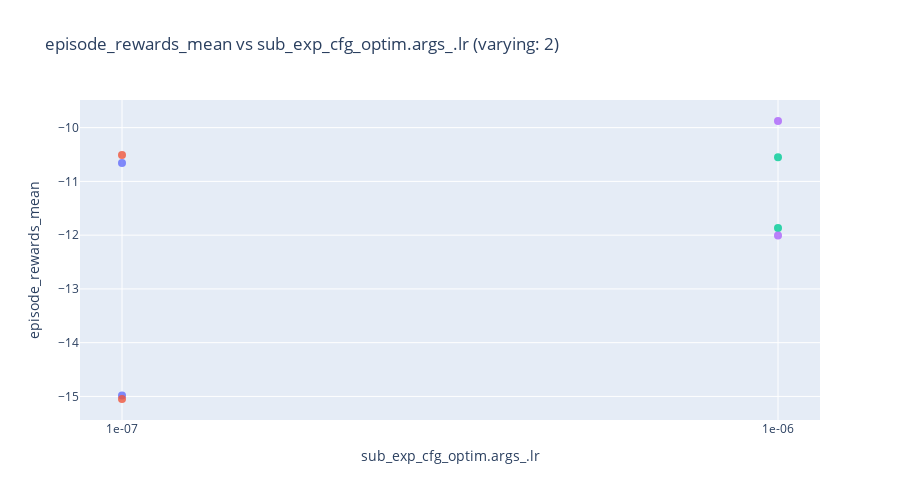
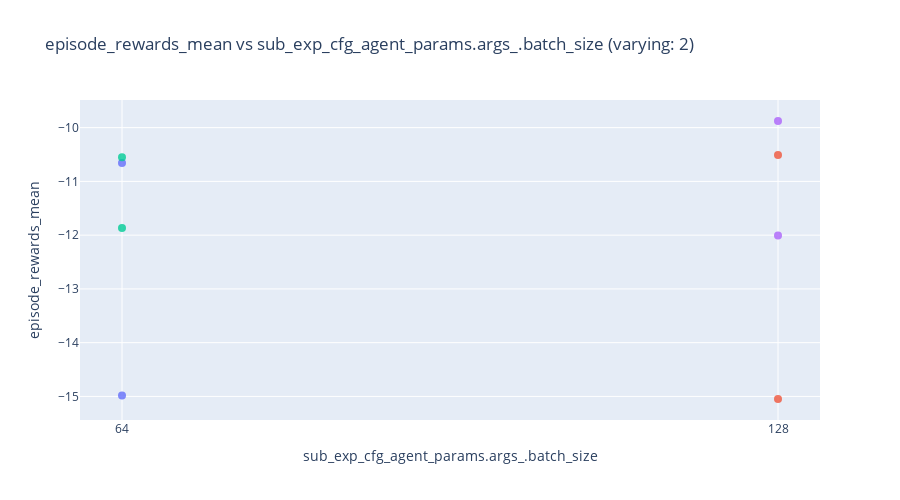

The cell these charts' notebook holds for them, in order:
### Code cell
import plotly.express as px

# --- config ---
target_col = "episode_rewards_mean"  # your target metric
color_col = "experiment_name"  # optional color grouping
readable_names = {
    # optional friendly names; falls back to raw column name if missing
    # "hp_raw_name": "Pretty Name",
}

# --- build plots ---
varying_hps = [hp for hp in hyperparam_columns if sub_df[hp].nunique(dropna=False) > 1]

if not varying_hps:
    print("No hyperparameters with more than one unique value — nothing to plot.")
else:
    for hp in varying_hps:
        # Rename only the current x column (leave others as-is for hover)
        x_name = readable_names.get(hp, hp)
        plot_df = sub_df.rename(columns={hp: x_name})

        fig = px.scatter(
            plot_df,
            x=x_name,
            y=target_col,
            color=color_col if color_col in plot_df.columns else None,
            hover_data=hyperparam_columns,  # handy to inspect full config per point
            title=f"{target_col} vs {x_name} (varying: {sub_df[hp].nunique(dropna=False)})",
            height=500,
        )
        fig.update_traces(mode="markers", marker=dict(size=8, opacity=0.8))
        fig.update_layout(showlegend=False)
        fig.show()

### Figure 1 — Plotly figure (JSON) as saved in the notebook; plotly's stock layout.template omitted (floating-point values rounded to 4 significant figures)
{"data": [{"customdata": [["OpinionNet", "64", "fixed_res"], ["OpinionNet", "64", "fixed_res"]], "hovertemplate": "experiment_name=0000_estimator.model_OpinionNet__optim.args_.lr_1e-07__agent_params.args_.batch_size_64__experiment_fixed_res<br>sub_exp_cfg_optim.args_.lr=%{x}<br>episode_rewards_mean=%{y}<br>sub_exp_cfg_estimator.model=%{customdata[0]}<br>sub_exp_cfg_agent_params.args_.batch_size=%{customdata[1]}<br>sub_exp_cfg_experiment=%{customdata[2]}<extra></extra>", "legendgroup": "0000_estimator.model_OpinionNet__optim.args_.lr_1e-07__agent_params.args_.batch_size_64__experiment_fixed_res", "marker": {"color": "#636efa", "opacity": 0.8, "size": 8, "symbol": "circle"}, "mode": "markers", "name": "0000_estimator.model_OpinionNet__optim.args_.lr_1e-07__agent_params.args_.batch_size_64__experiment_fixed_res", "orientation": "v", "showlegend": true, "type": "scatter", "x": ["1e-07", "1e-07"], "xaxis": "x", "y": [-14.98, -10.66], "yaxis": "y"}, {"customdata": [["OpinionNet", "128", "fixed_res"], ["OpinionNet", "128", "fixed_res"]], "hovertemplate": "experiment_name=0001_estimator.model_OpinionNet__optim.args_.lr_1e-07__agent_params.args_.batch_size_128__experiment_fixed_res<br>sub_exp_cfg_optim.args_.lr=%{x}<br>episode_rewards_mean=%{y}<br>sub_exp_cfg_estimator.model=%{customdata[0]}<br>sub_exp_cfg_agent_params.args_.batch_size=%{customdata[1]}<br>sub_exp_cfg_experiment=%{customdata[2]}<extra></extra>", "legendgroup": "0001_estimator.model_OpinionNet__optim.args_.lr_1e-07__agent_params.args_.batch_size_128__experiment_fixed_res", "marker": {"color": "#EF553B", "opacity": 0.8, "size": 8, "symbol": "circle"}, "mode": "markers", "name": "0001_estimator.model_OpinionNet__optim.args_.lr_1e-07__agent_params.args_.batch_size_128__experiment_fixed_res", "orientation": "v", "showlegend": true, "type": "scatter", "x": ["1e-07", "1e-07"], "xaxis": "x", "y": [-15.05, -10.51], "yaxis": "y"}, {"customdata": [["OpinionNet", "64", "fixed_res"], ["OpinionNet", "64", "fixed_res"]], "hovertemplate": "experiment_name=0002_estimator.model_OpinionNet__optim.args_.lr_1e-06__agent_params.args_.batch_size_64__experiment_fixed_res<br>sub_exp_cfg_optim.args_.lr=%{x}<br>episode_rewards_mean=%{y}<br>sub_exp_cfg_estimator.model=%{customdata[0]}<br>sub_exp_cfg_agent_params.args_.batch_size=%{customdata[1]}<br>sub_exp_cfg_experiment=%{customdata[2]}<extra></extra>", "legendgroup": "0002_estimator.model_OpinionNet__optim.args_.lr_1e-06__agent_params.args_.batch_size_64__experiment_fixed_res", "marker": {"color": "#00cc96", "opacity": 0.8, "size": 8, "symbol": "circle"}, "mode": "markers", "name": "0002_estimator.model_OpinionNet__optim.args_.lr_1e-06__agent_params.args_.batch_size_64__experiment_fixed_res", "orientation": "v", "showlegend": true, "type": "scatter", "x": ["1e-06", "1e-06"], "xaxis": "x", "y": [-10.55, -11.87], "yaxis": "y"}, {"customdata": [["OpinionNet", "128", "fixed_res"], ["OpinionNet", "128", "fixed_res"]], "hovertemplate": "experiment_name=0003_estimator.model_OpinionNet__optim.args_.lr_1e-06__agent_params.args_.batch_size_128__experiment_fixed_res<br>sub_exp_cfg_optim.args_.lr=%{x}<br>episode_rewards_mean=%{y}<br>sub_exp_cfg_estimator.model=%{customdata[0]}<br>sub_exp_cfg_agent_params.args_.batch_size=%{customdata[1]}<br>sub_exp_cfg_experiment=%{customdata[2]}<extra></extra>", "legendgroup": "0003_estimator.model_OpinionNet__optim.args_.lr_1e-06__agent_params.args_.batch_size_128__experiment_fixed_res", "marker": {"color": "#ab63fa", "opacity": 0.8, "size": 8, "symbol": "circle"}, "mode": "markers", "name": "0003_estimator.model_OpinionNet__optim.args_.lr_1e-06__agent_params.args_.batch_size_128__experiment_fixed_res", "orientation": "v", "showlegend": true, "type": "scatter", "x": ["1e-06", "1e-06"], "xaxis": "x", "y": [-9.877, -12.01], "yaxis": "y"}], "layout": {"height": 500, "legend": {"title": {"text": "experiment_name"}, "tracegroupgap": 0}, "showlegend": false, "title": {"text": "episode_rewards_mean vs sub_exp_cfg_optim.args_.lr (varying: 2)"}, "xaxis": {"anchor": "y", "domain": [0, 1], "title": {"text": "sub_exp_cfg_optim.args_.lr"}}, "yaxis": {"anchor": "x", "domain": [0, 1], "title": {"text": "episode_rewards_mean"}}}}

### Figure 2 — Plotly figure (JSON) as saved in the notebook; plotly's stock layout.template omitted (floating-point values rounded to 4 significant figures)
{"data": [{"customdata": [["OpinionNet", "1e-07", "fixed_res"], ["OpinionNet", "1e-07", "fixed_res"]], "hovertemplate": "experiment_name=0000_estimator.model_OpinionNet__optim.args_.lr_1e-07__agent_params.args_.batch_size_64__experiment_fixed_res<br>sub_exp_cfg_agent_params.args_.batch_size=%{x}<br>episode_rewards_mean=%{y}<br>sub_exp_cfg_estimator.model=%{customdata[0]}<br>sub_exp_cfg_optim.args_.lr=%{customdata[1]}<br>sub_exp_cfg_experiment=%{customdata[2]}<extra></extra>", "legendgroup": "0000_estimator.model_OpinionNet__optim.args_.lr_1e-07__agent_params.args_.batch_size_64__experiment_fixed_res", "marker": {"color": "#636efa", "opacity": 0.8, "size": 8, "symbol": "circle"}, "mode": "markers", "name": "0000_estimator.model_OpinionNet__optim.args_.lr_1e-07__agent_params.args_.batch_size_64__experiment_fixed_res", "orientation": "v", "showlegend": true, "type": "scatter", "x": ["64", "64"], "xaxis": "x", "y": [-14.98, -10.66], "yaxis": "y"}, {"customdata": [["OpinionNet", "1e-07", "fixed_res"], ["OpinionNet", "1e-07", "fixed_res"]], "hovertemplate": "experiment_name=0001_estimator.model_OpinionNet__optim.args_.lr_1e-07__agent_params.args_.batch_size_128__experiment_fixed_res<br>sub_exp_cfg_agent_params.args_.batch_size=%{x}<br>episode_rewards_mean=%{y}<br>sub_exp_cfg_estimator.model=%{customdata[0]}<br>sub_exp_cfg_optim.args_.lr=%{customdata[1]}<br>sub_exp_cfg_experiment=%{customdata[2]}<extra></extra>", "legendgroup": "0001_estimator.model_OpinionNet__optim.args_.lr_1e-07__agent_params.args_.batch_size_128__experiment_fixed_res", "marker": {"color": "#EF553B", "opacity": 0.8, "size": 8, "symbol": "circle"}, "mode": "markers", "name": "0001_estimator.model_OpinionNet__optim.args_.lr_1e-07__agent_params.args_.batch_size_128__experiment_fixed_res", "orientation": "v", "showlegend": true, "type": "scatter", "x": ["128", "128"], "xaxis": "x", "y": [-15.05, -10.51], "yaxis": "y"}, {"customdata": [["OpinionNet", "1e-06", "fixed_res"], ["OpinionNet", "1e-06", "fixed_res"]], "hovertemplate": "experiment_name=0002_estimator.model_OpinionNet__optim.args_.lr_1e-06__agent_params.args_.batch_size_64__experiment_fixed_res<br>sub_exp_cfg_agent_params.args_.batch_size=%{x}<br>episode_rewards_mean=%{y}<br>sub_exp_cfg_estimator.model=%{customdata[0]}<br>sub_exp_cfg_optim.args_.lr=%{customdata[1]}<br>sub_exp_cfg_experiment=%{customdata[2]}<extra></extra>", "legendgroup": "0002_estimator.model_OpinionNet__optim.args_.lr_1e-06__agent_params.args_.batch_size_64__experiment_fixed_res", "marker": {"color": "#00cc96", "opacity": 0.8, "size": 8, "symbol": "circle"}, "mode": "markers", "name": "0002_estimator.model_OpinionNet__optim.args_.lr_1e-06__agent_params.args_.batch_size_64__experiment_fixed_res", "orientation": "v", "showlegend": true, "type": "scatter", "x": ["64", "64"], "xaxis": "x", "y": [-10.55, -11.87], "yaxis": "y"}, {"customdata": [["OpinionNet", "1e-06", "fixed_res"], ["OpinionNet", "1e-06", "fixed_res"]], "hovertemplate": "experiment_name=0003_estimator.model_OpinionNet__optim.args_.lr_1e-06__agent_params.args_.batch_size_128__experiment_fixed_res<br>sub_exp_cfg_agent_params.args_.batch_size=%{x}<br>episode_rewards_mean=%{y}<br>sub_exp_cfg_estimator.model=%{customdata[0]}<br>sub_exp_cfg_optim.args_.lr=%{customdata[1]}<br>sub_exp_cfg_experiment=%{customdata[2]}<extra></extra>", "legendgroup": "0003_estimator.model_OpinionNet__optim.args_.lr_1e-06__agent_params.args_.batch_size_128__experiment_fixed_res", "marker": {"color": "#ab63fa", "opacity": 0.8, "size": 8, "symbol": "circle"}, "mode": "markers", "name": "0003_estimator.model_OpinionNet__optim.args_.lr_1e-06__agent_params.args_.batch_size_128__experiment_fixed_res", "orientation": "v", "showlegend": true, "type": "scatter", "x": ["128", "128"], "xaxis": "x", "y": [-9.877, -12.01], "yaxis": "y"}], "layout": {"height": 500, "legend": {"title": {"text": "experiment_name"}, "tracegroupgap": 0}, "showlegend": false, "title": {"text": "episode_rewards_mean vs sub_exp_cfg_agent_params.args_.batch_size (varying: 2)"}, "xaxis": {"anchor": "y", "domain": [0, 1], "title": {"text": "sub_exp_cfg_agent_params.args_.batch_size"}}, "yaxis": {"anchor": "x", "domain": [0, 1], "title": {"text": "episode_rewards_mean"}}}}
